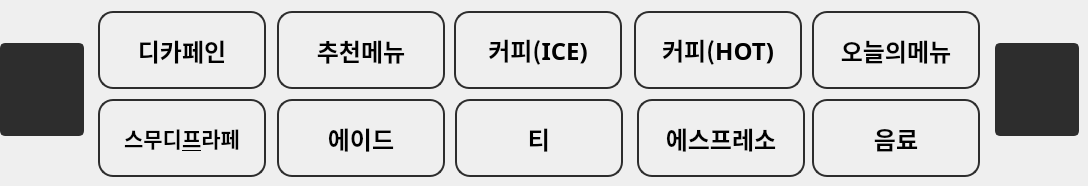
        <widget class="QWidget" name="category_1">
         <widget class="QPushButton" name="category_left_btn">
          <property name="geometry">
           <rect>
            <x>0</x>
            <y>43</y>
            <width>84</width>
            <height>93</height>
           </rect>
          </property>
          <property name="cursor">
           <cursorShape>PointingHandCursor</cursorShape>
          </property>
          <property name="styleSheet">
           <string notr="true">background-color: rgb(45, 45, 45);
border: 2px solid rgb(45, 45, 45);
border-radius:5px; color:white; 
</string>
          </property>
          <property name="text">
           <string/>
          </property>
          <property name="icon">
           <iconset>
            <normaloff>../img/qt자료/arrow-left.png</normaloff>../img/qt자료/arrow-left.png</iconset>
          </property>
          <property name="iconSize">
           <size>
            <width>56</width>
            <height>75</height>
           </size>
          </property>
         </widget>
         <widget class="QPushButton" name="category_btn_1">
          <property name="geometry">
           <rect>
            <x>98</x>
            <y>11</y>
            <width>168</width>
            <height>78</height>
           </rect>
          </property>
          <property name="font">
           <font>
            <family>Pretendard ExtraBold</family>
            <pointsize>18</pointsize>
            <weight>75</weight>
            <bold>true</bold>
           </font>
          </property>
          <property name="cursor">
           <cursorShape>PointingHandCursor</cursorShape>
          </property>
          <property name="styleSheet">
           <string notr="true">border-radius:15px;
border: 2px solid rgb(45, 45, 45);
</string>
          </property>
          <property name="text">
           <string>디카페인</string>
          </property>
          <property name="checkable">
           <bool>false</bool>
          </property>
          <property name="checked">
           <bool>false</bool>
          </property>
         </widget>
         <widget class="QPushButton" name="category_btn_3">
          <property name="geometry">
           <rect>
            <x>454</x>
            <y>11</y>
            <width>168</width>
            <height>78</height>
           </rect>
          </property>
          <property name="font">
           <font>
            <family>Pretendard ExtraBold</family>
            <pointsize>18</pointsize>
            <weight>75</weight>
            <bold>true</bold>
           </font>
          </property>
          <property name="cursor">
           <cursorShape>PointingHandCursor</cursorShape>
          </property>
          <property name="styleSheet">
           <string notr="true">border-radius:15px;
border: 2px solid rgb(45, 45, 45);</string>
          </property>
          <property name="text">
           <string>커피(ICE)</string>
          </property>
         </widget>
         <widget class="QPushButton" name="category_btn_4">
          <property name="geometry">
           <rect>
            <x>634</x>
            <y>11</y>
            <width>168</width>
            <height>78</height>
           </rect>
          </property>
          <property name="font">
           <font>
            <family>Pretendard ExtraBold</family>
            <pointsize>18</pointsize>
            <weight>75</weight>
            <bold>true</bold>
           </font>
          </property>
          <property name="cursor">
           <cursorShape>PointingHandCursor</cursorShape>
          </property>
          <property name="styleSheet">
           <string notr="true">border-radius:15px;
border: 2px solid rgb(45, 45, 45);</string>
          </property>
          <property name="text">
           <string>커피(HOT)</string>
          </property>
         </widget>
         <widget class="QPushButton" name="category_btn_6">
          <property name="geometry">
           <rect>
            <x>98</x>
            <y>99</y>
            <width>168</width>
            <height>78</height>
           </rect>
          </property>
          <property name="font">
           <font>
            <family>Pretendard ExtraBold</family>
            <pointsize>16</pointsize>
            <weight>75</weight>
            <bold>true</bold>
           </font>
          </property>
          <property name="cursor">
           <cursorShape>PointingHandCursor</cursorShape>
          </property>
          <property name="styleSheet">
           <string notr="true">border-radius:15px;
border: 2px solid rgb(45, 45, 45);</string>
          </property>
          <property name="text">
           <string>스무디&amp;프라페</string>
          </property>
         </widget>
         <widget class="QPushButton" name="category_btn_5">
          <property name="geometry">
           <rect>
            <x>812</x>
            <y>11</y>
            <width>168</width>
            <height>78</height>
           </rect>
          </property>
          <property name="font">
           <font>
            <family>Pretendard ExtraBold</family>
            <pointsize>18</pointsize>
            <weight>75</weight>
            <bold>true</bold>
           </font>
          </property>
          <property name="cursor">
           <cursorShape>PointingHandCursor</cursorShape>
          </property>
          <property name="styleSheet">
           <string notr="true">border-radius:15px;
border: 2px solid rgb(45, 45, 45);</string>
          </property>
          <property name="text">
           <string>오늘의메뉴</string>
          </property>
         </widget>
         <widget class="QPushButton" name="category_btn_10">
          <property name="geometry">
           <rect>
            <x>812</x>
            <y>99</y>
            <width>168</width>
            <height>78</height>
           </rect>
          </property>
          <property name="font">
           <font>
            <family>Pretendard ExtraBold</family>
            <pointsize>18</pointsize>
            <weight>75</weight>
            <bold>true</bold>
           </font>
          </property>
          <property name="cursor">
           <cursorShape>PointingHandCursor</cursorShape>
          </property>
          <property name="styleSheet">
           <string notr="true">border-radius:15px;
border: 2px solid rgb(45, 45, 45);</string>
          </property>
          <property name="text">
           <string>음료</string>
          </property>
         </widget>
         <widget class="QPushButton" name="category_btn_9">
          <property name="geometry">
           <rect>
            <x>637</x>
            <y>99</y>
            <width>168</width>
            <height>78</height>
           </rect>
          </property>
          <property name="font">
           <font>
            <family>Pretendard ExtraBold</family>
            <pointsize>18</pointsize>
            <weight>75</weight>
            <bold>true</bold>
           </font>
          </property>
          <property name="cursor">
           <cursorShape>PointingHandCursor</cursorShape>
          </property>
          <property name="styleSheet">
           <string notr="true">border-radius:15px;
border: 2px solid rgb(45, 45, 45);</string>
          </property>
          <property name="text">
           <string>에스프레소</string>
          </property>
         </widget>
         <widget class="QPushButton" name="category_right_btn">
          <property name="geometry">
           <rect>
            <x>995</x>
            <y>43</y>
            <width>84</width>
            <height>93</height>
           </rect>
          </property>
          <property name="cursor">
           <cursorShape>PointingHandCursor</cursorShape>
          </property>
          <property name="styleSheet">
           <string notr="true">background-color: rgb(45, 45, 45);
border: 2px solid rgb(45, 45, 45);
border-radius:5px; color:white; 
</string>
          </property>
          <property name="text">
           <string/>
          </property>
          <property name="icon">
           <iconset>
            <normaloff>../img/qt자료/arrow-right.png</normaloff>../img/qt자료/arrow-right.png</iconset>
          </property>
          <property name="iconSize">
           <size>
            <width>56</width>
            <height>75</height>
           </size>
          </property>
         </widget>
         <widget class="QPushButton" name="category_btn_8">
          <property name="geometry">
           <rect>
            <x>455</x>
            <y>99</y>
            <width>168</width>
            <height>78</height>
           </rect>
          </property>
          <property name="font">
           <font>
            <family>Pretendard ExtraBold</family>
            <pointsize>18</pointsize>
            <weight>75</weight>
            <bold>true</bold>
           </font>
          </property>
          <property name="cursor">
           <cursorShape>PointingHandCursor</cursorShape>
          </property>
          <property name="styleSheet">
           <string notr="true">border-radius:15px;
border: 2px solid rgb(45, 45, 45);</string>
          </property>
          <property name="text">
           <string>티</string>
          </property>
         </widget>
         <widget class="QPushButton" name="category_btn_2">
          <property name="geometry">
           <rect>
            <x>277</x>
            <y>11</y>
            <width>168</width>
            <height>78</height>
           </rect>
          </property>
          <property name="font">
           <font>
            <family>Pretendard ExtraBold</family>
            <pointsize>18</pointsize>
            <weight>75</weight>
            <bold>true</bold>
           </font>
          </property>
          <property name="cursor">
           <cursorShape>PointingHandCursor</cursorShape>
          </property>
          <property name="styleSheet">
           <string notr="true">border-radius:15px;
border: 2px solid rgb(45, 45, 45);</string>
          </property>
          <property name="text">
           <string>추천메뉴</string>
          </property>
         </widget>
         <widget class="QPushButton" name="category_btn_7">
          <property name="geometry">
           <rect>
            <x>277</x>
            <y>99</y>
            <width>168</width>
            <height>78</height>
           </rect>
          </property>
          <property name="font">
           <font>
            <family>Pretendard ExtraBold</family>
            <pointsize>18</pointsize>
            <weight>75</weight>
            <bold>true</bold>
           </font>
          </property>
          <property name="cursor">
           <cursorShape>PointingHandCursor</cursorShape>
          </property>
          <property name="styleSheet">
           <string notr="true">border-radius:15px;
border: 2px solid rgb(45, 45, 45);</string>
          </property>
          <property name="text">
           <string>에이드</string>
          </property>
         </widget>
        </widget>
